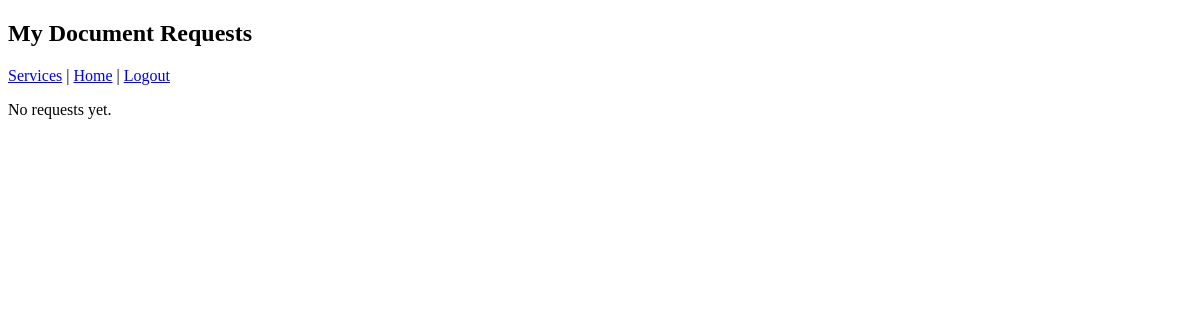
Page /public/my_requests.php (signed in) on the earlier database version.
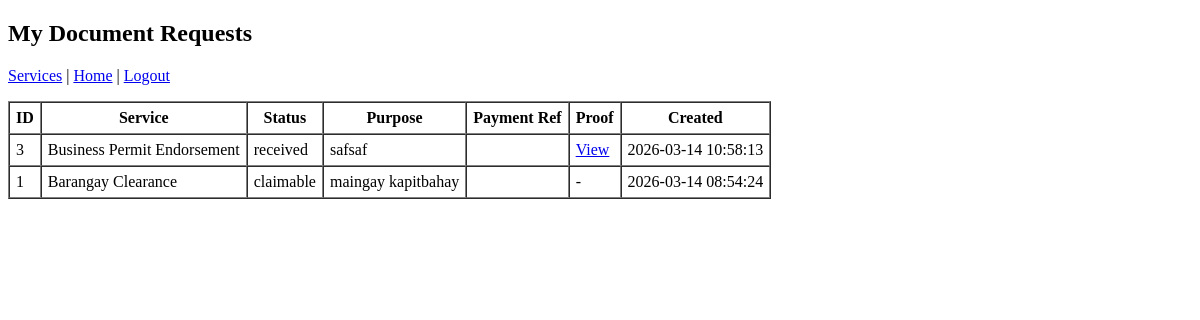
Same page on the later database version.
### tables this page shows
CREATE TABLE `document_requests` (
  `id` int(10) UNSIGNED NOT NULL,
  `user_id` int(10) UNSIGNED NOT NULL,
  `document_service_id` int(10) UNSIGNED NOT NULL,
  `purpose` text DEFAULT NULL,
  `status` enum('received','pending','claimable','rejected','released') NOT NULL DEFAULT 'received',
  `payment_reference` varchar(100) DEFAULT NULL,
  `payment_proof_path` varchar(255) DEFAULT NULL,
  `claimed_at` datetime DEFAULT NULL,
  `created_at` timestamp NULL DEFAULT current_timestamp(),
  `updated_at` timestamp NULL DEFAULT current_timestamp() ON UPDATE current_timestamp()
);

CREATE TABLE `document_services` (
  `id` int(10) UNSIGNED NOT NULL,
  `name` varchar(100) NOT NULL,
  `description` text DEFAULT NULL,
  `price` decimal(10,2) NOT NULL DEFAULT 0.00,
  `processing_time_days` int(11) NOT NULL DEFAULT 1,
  `is_active` tinyint(1) NOT NULL DEFAULT 1,
  `created_at` timestamp NULL DEFAULT current_timestamp(),
  `updated_at` timestamp NULL DEFAULT current_timestamp() ON UPDATE current_timestamp()
);

### app/core/Database.php (called while the page is built)
<?php
class Database
{
    private static ?Database $instance = null;
    private PDO $connection;
    private function __construct()
    {
        $config = require __DIR__ . '/../config/database.php';
        $dsn = sprintf(
            '%s:host=%s;port=%d;dbname=%s;charset=%s',
            $config['driver'],
            $config['host'],
            $config['port'],
            $config['database'],
            $config['charset']
        );
        try {
            $this->connection = new PDO(
                $dsn,
                $config['username'],
                $config['password'],
                [
                    PDO::ATTR_ERRMODE            => PDO::ERRMODE_EXCEPTION,
                    PDO::ATTR_DEFAULT_FETCH_MODE => PDO::FETCH_ASSOC,
                    PDO::ATTR_EMULATE_PREPARES   => false,
                ]
            );
        } catch (PDOException $e) {
            die('Database connection failed: ' . $e->getMessage());
        }
    }
    public static function getInstance(): Database
    {
        if (self::$instance === null) {
            self::$instance = new Database();
        }
        return self::$instance;
    }
    public function getConnection(): PDO
    {
        return $this->connection;
    }
}

### app/config/database.php (called while the page is built)
<?php
return [
    'driver'   => 'mysql',
    'host'     => '127.0.0.1',
    'port'     => 3306,
    'database' => 'citiserve_db',
    'username' => 'phpmyadmin',
    'password' => 'YourStrongPassword',
    'charset'  => 'utf8mb4',
    'collation'=> 'utf8mb4_unicode_ci',
];

### app/helpers/auth.php (called while the page is built, shortened)
<?php
require_once __DIR__ . '/../repositories/UserRepository.php';
function require_login(): array
{
    $repo = new UserRepository();
    $user = $repo->findById((int)$_SESSION['user_id']);
    return [
        'id' => $user->id,
        'full_name' => $user->full_name,
        'email' => $user->email,
        'role' => $user->role
    ];
}

### app/repositories/UserRepository.php (called while the page is built, shortened)
<?php
require_once __DIR__ . '/../models/User.php';
require_once __DIR__ . '/../core/Database.php';
class UserRepository
{
    private PDO $db;
    public function __construct()
    {
        $this->db = Database::getInstance()->getConnection();
    }
    public function findById(int $id): ?User
    {
        $stmt = $this->db->prepare('SELECT * FROM users WHERE id = ? LIMIT 1');
        $stmt->execute([$id]);
        $row = $stmt->fetch();
        return $row ? User::fromRow($row) : null;
    }
}

### app/models/User.php (called while the page is built, shortened)
<?php
class User
{
    public static function fromRow(array $row): User
    {
        $u = new User();
        $u->id = isset($row['id']) ? (int)$row['id'] : null;
        $u->full_name = $row['full_name'] ?? '';
        $u->email = $row['email'] ?? '';
        $u->password_hash = $row['password_hash'] ?? '';
        $u->role = $row['role'] ?? 'resident';
        $u->address = $row['address'] ?? null;
        $u->contact_number = $row['contact_number'] ?? null;
        $u->created_at = $row['created_at'] ?? null;
        $u->updated_at = $row['updated_at'] ?? null;
        return $u;
    }
}

### app/repositories/DocumentRequestRepository.php (called while the page is built, shortened)
<?php
require_once __DIR__ . '/../core/Database.php';
class DocumentRequestRepository
{
    private PDO $db;
    public function __construct()
    {
        $this->db = Database::getInstance()->getConnection();
    }
    public function getByUserId(int $userId): array
    {
        $stmt = $this->db->prepare("
            SELECT
                dr.id,
                dr.status,
                dr.purpose,
                dr.payment_reference,
                dr.payment_proof_path,
                dr.created_at,
                ds.name AS service_name,
                ds.price,
                ds.processing_time_days
            FROM document_requests dr
            INNER JOIN document_services ds ON ds.id = dr.document_service_id
            WHERE dr.user_id = ?
            ORDER BY dr.created_at DESC
        ");
        $stmt->execute([$userId]);
        return $stmt->fetchAll();
    }
}

### public/my_requests.php (the view, shortened to what the changed rows need)
<?php
require_once __DIR__ . '/../app/helpers/auth.php';
require_once __DIR__ . '/../app/repositories/DocumentRequestRepository.php';
$user = require_login();
$requestRepo = new DocumentRequestRepository();
$requests = $requestRepo->getByUserId((int)$user['id']);
?>
<!doctype html>
<html>
<head>
</head>
<body>
    <h2>My Document Requests</h2>
    <p>
        <a href="/CitiServe/public/services.php">Services</a> |
        <a href="/CitiServe/public/index.php">Home</a> |
        <a href="/CitiServe/public/logout.php">Logout</a>
    </p>
    <?php if (empty($requests)): ?>
        <p>No requests yet.</p>
    <?php else: ?>
        <table border="1" cellpadding="6" cellspacing="0">
            <tr>
                <th>ID</th>
                <th>Service</th>
                <th>Status</th>
                <th>Purpose</th>
                <th>Payment Ref</th>
                <th>Proof</th>
                <th>Created</th>
            </tr>
            <?php foreach ($requests as $r): ?>
                <tr>
                    <td><?= (int)$r['id'] ?></td>
                    <td><?= htmlspecialchars($r['service_name']) ?></td>
                    <td><?= htmlspecialchars($r['status']) ?></td>
                    <td><?= htmlspecialchars($r['purpose'] ?? '') ?></td>
                    <td><?= htmlspecialchars($r['payment_reference'] ?? '') ?></td>
                    <td>
                        <?php if (!empty($r['payment_proof_path'])): ?>
                            <a href="/CitiServe/public/<?= htmlspecialchars($r['payment_proof_path']) ?>" target="_blank">View</a>
                        <?php else: ?>
                            -
                        <?php endif; ?>
                    </td>
                    <td><?= htmlspecialchars($r['created_at']) ?></td>
                </tr>
            <?php endforeach; ?>
        </table>
    <?php endif; ?>
</body>
</html>

Differences in the rows shown:
added document_requests: id "3", document_service.name "Business Permit Endorsement", status "received", purpose "safsaf", created_at "2026-03-14 10:58:13"
added document_requests: id "1", document_service.name "Barangay Clearance", status "claimable", purpose "maingay kapitbahay", created_at "2026-03-14 08:54:24"
Other differences:
text no longer shown: "No requests yet."
text now shown: "ID Service Status Purpose Payment Ref Proof Created"
